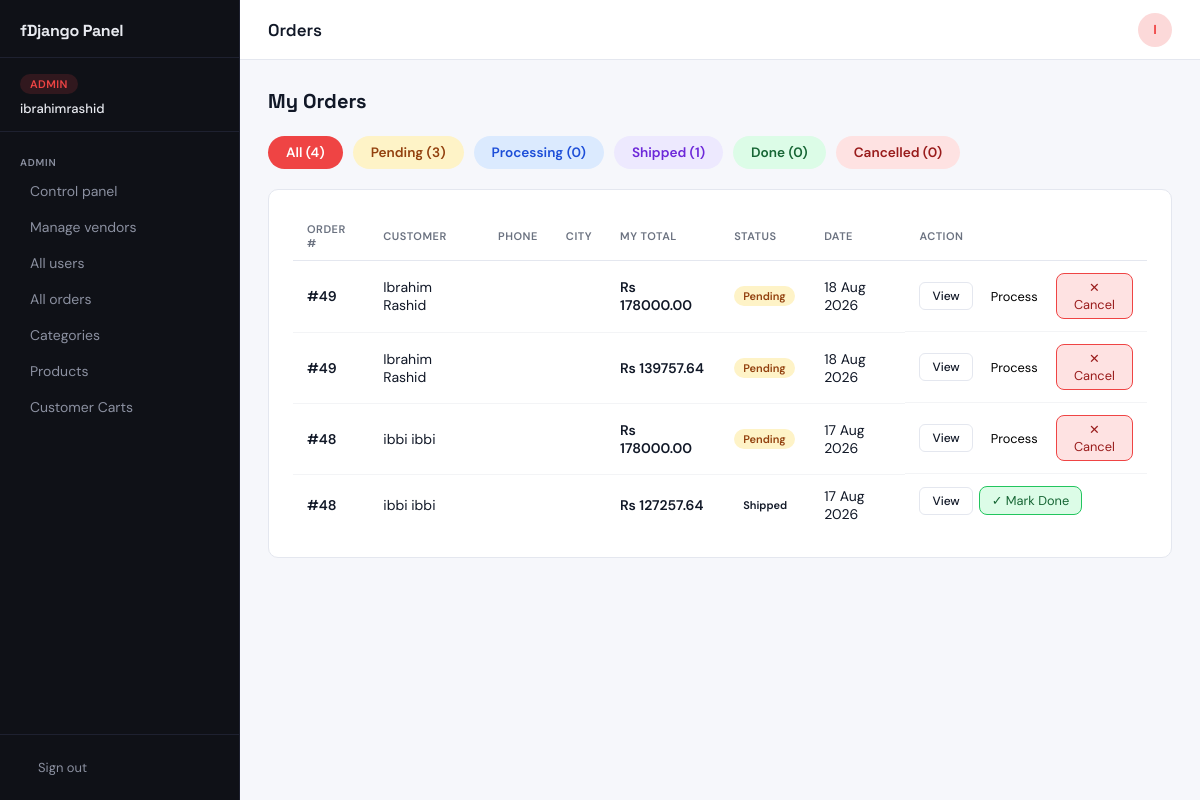
Screenshot of /panel/vendor/orders/ (signed in) with the database file from the repository.
### app/models.py (models this page shows, shortened)
class CustomUser(AbstractBaseUser, PermissionsMixin):
    ROLE_CHOICES = [
        ('customer', 'Customer'),
        ('vendor',   'Vendor'),
        ('admin',    'Admin'),
    ]
    VENDOR_STATUS_CHOICES = [
        ('not_vendor', 'Not a Vendor'),
        ('pending', 'Pending Approval'),
        ('approved', 'Approved'),
        ('rejected', 'Rejected'),
        ('suspended', 'Suspended'),
    ]
    email      = models.EmailField(unique=True)
    username   = models.CharField(max_length=150, unique=True)
    first_name = models.CharField(max_length=30, blank=True)
    last_name  = models.CharField(max_length=30, blank=True)
    is_active  = models.BooleanField(default=True)
    is_staff   = models.BooleanField(default=False)
    role        = models.CharField(max_length=20, choices=ROLE_CHOICES, default='customer')
    is_approved = models.BooleanField(default=False)  # admin approves vendors (deprecated, use vendor_status)
    vendor_status = models.CharField(max_length=20, choices=VENDOR_STATUS_CHOICES, default='not_vendor')
    vendor_approved_at = models.DateTimeField(null=True, blank=True)
    vendor_approved_by = models.ForeignKey('self', null=True, blank=True, on_delete=models.SET_NULL, related_name='approved_vendors')
    vendor_rejection_reason = models.TextField(null=True, blank=True)
    vendor_suspended_at = models.DateTimeField(null=True, blank=True)
    objects = CustomUserManager()
    USERNAME_FIELD  = "email"
    REQUIRED_FIELDS = []

class VendorOrder(models.Model):
    status_choices = [
        ('pending', 'Pending'),
        ('Done', 'Done'),
        ('Cancelled', 'Cancelled'),
    ]
    order=models.ForeignKey(Order, on_delete=models.CASCADE, related_name='vendor_orders')
    vendor=models.ForeignKey(settings.AUTH_USER_MODEL, on_delete=models.CASCADE, related_name='vendor_orders')
    subtotal=models.DecimalField(max_digits=10, decimal_places=2)
    status=models.CharField(max_length=20, choices=status_choices, default='pending')
    created_at=models.DateTimeField(auto_now_add=True)

class Order(models.Model):
    status_choices = [
        ('pending', 'Pending'),
        ('Done', 'Done'),
        ('Cancelled', 'Cancelled'),
    ]
    user=models.ForeignKey(settings.AUTH_USER_MODEL, on_delete=models.CASCADE)
    first_name=models.CharField(max_length=50)
    last_name=models.CharField(max_length=50)
    email=models.EmailField()
    address=models.CharField(max_length=250)
    city=models.CharField(max_length=100)
    country=models.CharField(max_length=100,null=True,blank=True)
    zip_code=models.CharField(max_length=20)
    phone=models.CharField(max_length=20)
    total_amount=models.DecimalField(max_digits=10, decimal_places=2)
    created_at=models.DateTimeField(auto_now_add=True)
    status=models.CharField(max_length=20, choices=status_choices, default='pending')

### app/views.py (the view)
# urls.py: path('panel/vendor/orders/',                                   views.vendor_orders,        name='vendor_orders'),
def vendor_orders(request):
    if not request.user.is_authenticated:
        return redirect('panel_login')
    if request.user.role == 'customer':
        return redirect('shop')
    if request.user.role == 'vendor' and not request.user.is_approved:
        return redirect('panel_login')
    status_filter = request.GET.get('status', '').strip()
    if request.user.role == 'admin':
        orders = VendorOrder.objects.all()
    else:
        orders = VendorOrder.objects.filter(
            vendor=request.user
        )
    orders = orders.order_by('-created_at')
    valid_statuses = [
        'pending',
        'processing',
        'shipped',
        'done',
        'cancelled',
    ]
    if status_filter in valid_statuses:
        orders = orders.filter(status=status_filter)
    if request.user.role == 'admin':
        all_orders = VendorOrder.objects.all()
    else:
        all_orders = VendorOrder.objects.filter(
            vendor=request.user
        )
    return render(
        request,
        'custom_admin_templates/vendor_orders.html',
        {
            'orders': orders,
            'status_filter': status_filter,
            'total_count': all_orders.count(),
            'pending_count': all_orders.filter(status='pending').count(),
            'processing_count': all_orders.filter(status='processing').count(),
            'shipped_count': all_orders.filter(status='shipped').count(),
            'done_count': all_orders.filter(status='done').count(),
            'cancelled_count': all_orders.filter(status='cancelled').count(),
        }
    )

### app/views.py (called while the page is built)
def current_site_profile(request):
    site=get_current_site(request)
    site_profile=SiteProfile.objects.get(site=site)
    return {'site_profile': site_profile}

### templates/custom_admin_templates/vendor_orders.html (shortened to what this page needs)
{% extends 'custom_admin_templates/base.html' %}
{% load static %}
{% block page_title %}Orders{% endblock %}
{% block content %}
<div class="page-header">
  <h2>My Orders</h2>
</div>
<div style="display:flex; gap:10px; margin-bottom:20px; flex-wrap:wrap;">
  <a href="{% url 'vendor_orders' %}"
     style="padding:8px 18px; border-radius:20px; font-size:0.85rem; font-weight:600;
            text-decoration:none;
            background:{% if not status_filter %}var(--accent){% else %}#f0f0f0{% endif %};
            color:{% if not status_filter %}white{% else %}#666{% endif %};">
    All ({{ total_count }})
  </a>
  <a href="{% url 'vendor_orders' %}?status=pending"
     style="padding:8px 18px; border-radius:20px; font-size:0.85rem; font-weight:600;
            text-decoration:none;
            background:{% if status_filter == 'pending' %}#f59e0b{% else %}#fef3c7{% endif %};
            color:{% if status_filter == 'pending' %}white{% else %}#92400e{% endif %};">
    Pending ({{ pending_count }})
  </a>
  <a href="{% url 'vendor_orders' %}?status=processing"
     style="padding:8px 18px; border-radius:20px; font-size:0.85rem; font-weight:600;
            text-decoration:none;
            background:{% if status_filter == 'processing' %}#3b82f6{% else %}#dbeafe{% endif %};
            color:{% if status_filter == 'processing' %}white{% else %}#1d4ed8{% endif %};">
    Processing ({{ processing_count }})
  </a>
  <a href="{% url 'vendor_orders' %}?status=shipped"
     style="padding:8px 18px; border-radius:20px; font-size:0.85rem; font-weight:600;
            text-decoration:none;
            background:{% if status_filter == 'shipped' %}#8b5cf6{% else %}#ede9fe{% endif %};
            color:{% if status_filter == 'shipped' %}white{% else %}#6d28d9{% endif %};">
    Shipped ({{ shipped_count }})
  </a>
  <a href="{% url 'vendor_orders' %}?status=Done"
     style="padding:8px 18px; border-radius:20px; font-size:0.85rem; font-weight:600;
            text-decoration:none;
            background:{% if status_filter == 'Done' %}#22c55e{% else %}#dcfce7{% endif %};
            color:{% if status_filter == 'Done' %}white{% else %}#166534{% endif %};">
    Done ({{ done_count }})
  </a>
  <a href="{% url 'vendor_orders' %}?status=Cancelled"
     style="padding:8px 18px; border-radius:20px; font-size:0.85rem; font-weight:600;
            text-decoration:none;
            background:{% if status_filter == 'Cancelled' %}#ef4444{% else %}#fee2e2{% endif %};
            color:{% if status_filter == 'Cancelled' %}white{% else %}#991b1b{% endif %};">
    Cancelled ({{ cancelled_count }})
  </a>
</div>
<div class="card">
  <div class="table-wrap">
    <table class="data-table">
      <thead>
        <tr>
          <th>Order #</th>
          <th>Customer</th>
          <th>Phone</th>
          <th>City</th>
          <th>My Total</th>
          <th>Status</th>
          <th>Date</th>
          <th>Action</th>
        </tr>
      </thead>
      <tbody>
        {% for order in orders %}
        <tr>
          <td style="font-weight:600;">
            #{{ order.order.id }}
          </td>
          <td>
            {{ order.order.first_name }}
            {{ order.order.last_name }}
          </td>
          <td>{{ order.order.phone }}</td>
          <td>{{ order.order.city }}</td>
          <td style="font-weight:600;">
            Rs {{ order.subtotal }}
          </td>
          <td>
            {% if order.status == 'Done' %}
              <span class="badge badge-green">Done</span>
            {% elif order.status == 'pending' %}
              <span class="badge badge-amber">Pending</span>
            {% elif order.status == 'processing' %}
              <span class="badge badge-blue">Processing</span>
            {% elif order.status == 'shipped' %}
              <span class="badge badge-purple">Shipped</span>
            {% elif order.status == 'Cancelled' %}
              <span class="badge badge-red">Cancelled</span>
            {% endif %}
          </td>
          <td>
            {{ order.created_at|date:"d M Y" }}
          </td>
          <td style="display:flex; gap:6px; align-items:center;">
            <a href="{% url 'order_detail' order.pk %}"
               class="btn btn-outline btn-sm">
              View
            </a>
            {% if order.status == 'pending' %}
            <form method="post"
                  action="{% url 'update_order_status' order.pk %}">
              <div style="display:flex; gap:6px;">
                <button type="submit"
                        name="status"
                        value="processing"
                        style="padding:5px 12px; border-radius:8px; cursor:pointer; font-size:0.8rem;">
                  Process
                </button>
                <button type="submit"
                        name="status"
                        value="Cancelled"
                        style="background:#fee2e2; color:#991b1b; border:1px solid #ef4444;
                               padding:5px 12px; border-radius:8px; cursor:pointer; font-size:0.8rem;">
                  ✕ Cancel
                </button>
              </div>
            </form>
            {% elif order.status == 'shipped' %}
            <form method="post"
                  action="{% url 'update_order_status' order.pk %}">
              <button type="submit"
                      name="status"
                      value="Done"
                      style="background:#dcfce7; color:#166534; border:1px solid #22c55e;
                             padding:5px 12px; border-radius:8px; cursor:pointer; font-size:0.8rem;">
                ✓ Mark Done
              </button>
            </form>
            {% endif %}
          </td>
        </tr>
        {% endfor %}
      </tbody>
    </table>
  </div>
</div>
{% endblock %}

### templates/custom_admin_templates/base.html (shortened to what this page needs)
{% load static %}
<!DOCTYPE html>
<html lang="en">
<head>
  <link rel="stylesheet" href="{% static 'custom_admin_templates/css/panel.css' %}"/>
</head>
<body class="role-{{ request.user.role|default:'guest' }}">
<aside class="sidebar" id="sidebar">
  <div class="sidebar-header">
    <div class="logo">
      <span class="logo-text">fDjango Panel</span>
    </div>
  </div>
  <div class="role-badge-wrap">
    <div class="role-badge role-badge--{{ request.user.role|default:'guest' }}">
      {% if request.user.role == 'admin' %}Admin
      {% elif request.user.role == 'vendor' %}Vendor
      {% else %}Customer{% endif %}
    </div>
    <p class="sidebar-username">{{ request.user.get_full_name|default:request.user.username }}</p>
  </div>
  <nav class="sidebar-nav" aria-label="Panel navigation">
    {% if request.user.role == 'admin' %}
    <div class="nav-section">
      <span class="nav-label">Admin</span>
      <a href="{% url 'admin_dashboard' %}" class="nav-link {% if request.resolver_match.url_name == 'admin_dashboard' %}active{% endif %}">
         Control panel
      </a>
      <a href="{% url 'manage_vendors' %}" class="nav-link {% if request.resolver_match.url_name == 'manage_vendors' %}active{% endif %}">
         Manage vendors
      </a>
      <a href="{% url 'manage_users' %}" class="nav-link {% if request.resolver_match.url_name == 'manage_users' %}active{% endif %}">
         All users
      </a>
      <a href="{% url 'all_orders' %}" class="nav-link {% if request.resolver_match.url_name == 'all_orders' %}active{% endif %}">
         All orders
      </a>
      <a href="{% url 'manage_categories' %}" class="nav-link ">
         Categories
      </a>
      <a href="{% url 'my_products' %}" class="nav-link {% if request.resolver_match.url_name == 'my_products' %}active{% endif %}">
         Products
      </a>
      <a href="{% url 'view_carts' %}" class="nav-link {% if request.resolver_match.url_name == 'view_carts' %}active{% endif %}">
         Customer Carts
      </a>
    </div>
    {% endif %}
  </nav>
  <div class="sidebar-footer">
    <form method="post" action="{% url 'panel_logout' %}">
      <button type="submit" class="logout-btn">
         Sign out
      </button>
    </form>
  </div>
</aside>
<div class="layout-wrap">
  <header class="topbar">
    <h1 class="page-title">{% block page_title %}Dashboard{% endblock %}</h1>
    <div class="topbar-right">
      <span class="topbar-avatar">{{ request.user.username|first|upper }}</span>
    </div>
  </header>
  <main class="main-content">
    {% block content %}{% endblock %}
  </main>
</div>
</body>
</html>

### rows the page displays
CustomUser: user.get_full_name "ibrahimrashid", user.username|first "I"
VendorOrder: order.id "49", order.first_name "Ibrahim", order.last_name "Rashid", subtotal "178000.00", status "Pending", created_at "18 Aug 2026"
VendorOrder: order.id "49", order.first_name "Ibrahim", order.last_name "Rashid", subtotal "139757.64", status "Pending", created_at "18 Aug 2026"
VendorOrder: order.id "48", order.first_name "ibbi", order.last_name "ibbi", subtotal "178000.00", status "Pending", created_at "17 Aug 2026"
VendorOrder: order.id "48", order.first_name "ibbi", order.last_name "ibbi", subtotal "127257.64", status "Shipped", created_at "17 Aug 2026"

### other values shown
{{ total_count }} "4"
{{ pending_count }} "3"
{{ processing_count }} "0"
{{ shipped_count }} "1"
{{ done_count }} "0"
{{ cancelled_count }} "0"
